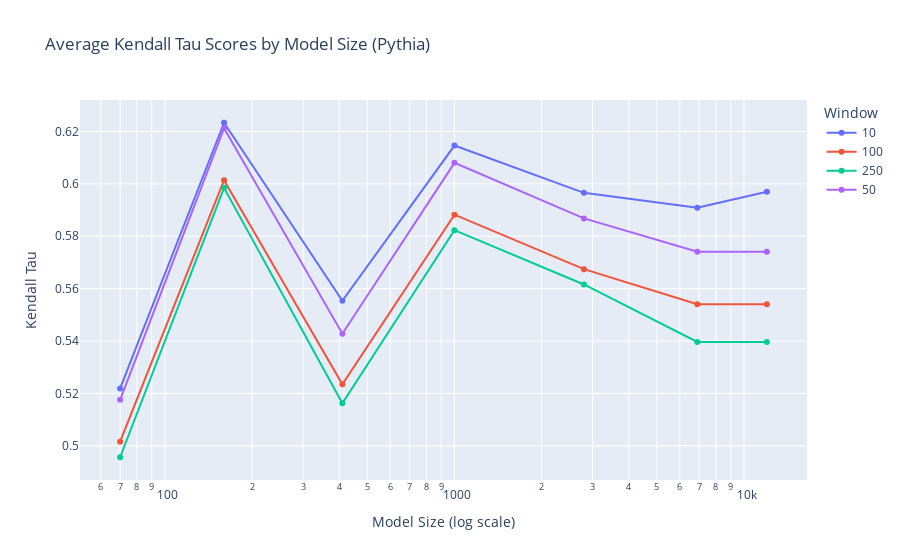

The notebook cell this image was saved under:
### Code cell
# Plotting Kendall Tau Scores vs. Model Size
fig_kendall_tau = px.line(
    mean_pythia_kendall,
    x="Model Size",
    y="Kendall Tau",
    color="Window",
    title="Average Kendall Tau Scores by Model Size (Pythia)",
    labels={
        "Model Size": "Model Size",
        "Kendall  Tau": "Average Kendall Tau Score",
    },
    markers=True,  # Add markers for each point
)

fig_kendall_tau.update_layout(xaxis_type="log", xaxis_title="Model Size (log scale)")
fig_kendall_tau.show()

### Figure 1 — Plotly figure (JSON) as saved in the notebook; plotly's stock layout.template omitted (floating-point values rounded to 4 significant figures)
{"data": [{"hovertemplate": "Window=10<br>Model Size=%{x}<br>Kendall Tau=%{y}<extra></extra>", "legendgroup": "10", "line": {"color": "#636efa", "dash": "solid"}, "marker": {"symbol": "circle"}, "mode": "markers+lines", "name": "10", "orientation": "v", "showlegend": true, "type": "scatter", "x": [70, 160, 410, 1000, 2800, 6900, 12000], "xaxis": "x", "y": [0.5219, 0.6233, 0.5553, 0.6146, 0.5966, 0.5909, 0.597], "yaxis": "y"}, {"hovertemplate": "Window=100<br>Model Size=%{x}<br>Kendall Tau=%{y}<extra></extra>", "legendgroup": "100", "line": {"color": "#EF553B", "dash": "solid"}, "marker": {"symbol": "circle"}, "mode": "markers+lines", "name": "100", "orientation": "v", "showlegend": true, "type": "scatter", "x": [70, 160, 410, 1000, 2800, 6900, 12000], "xaxis": "x", "y": [0.5015, 0.6014, 0.5235, 0.5882, 0.5674, 0.5541, 0.554], "yaxis": "y"}, {"hovertemplate": "Window=250<br>Model Size=%{x}<br>Kendall Tau=%{y}<extra></extra>", "legendgroup": "250", "line": {"color": "#00cc96", "dash": "solid"}, "marker": {"symbol": "circle"}, "mode": "markers+lines", "name": "250", "orientation": "v", "showlegend": true, "type": "scatter", "x": [70, 160, 410, 1000, 2800, 6900, 12000], "xaxis": "x", "y": [0.4956, 0.5985, 0.5162, 0.5823, 0.5616, 0.5396, 0.5396], "yaxis": "y"}, {"hovertemplate": "Window=50<br>Model Size=%{x}<br>Kendall Tau=%{y}<extra></extra>", "legendgroup": "50", "line": {"color": "#ab63fa", "dash": "solid"}, "marker": {"symbol": "circle"}, "mode": "markers+lines", "name": "50", "orientation": "v", "showlegend": true, "type": "scatter", "x": [70, 160, 410, 1000, 2800, 6900, 12000], "xaxis": "x", "y": [0.5175, 0.6213, 0.5428, 0.608, 0.5868, 0.5741, 0.5741], "yaxis": "y"}], "layout": {"legend": {"title": {"text": "Window"}, "tracegroupgap": 0}, "title": {"text": "Average Kendall Tau Scores by Model Size (Pythia)"}, "xaxis": {"anchor": "y", "domain": [0, 1], "title": {"text": "Model Size (log scale)"}, "type": "log"}, "yaxis": {"anchor": "x", "domain": [0, 1], "title": {"text": "Kendall Tau"}}}}
